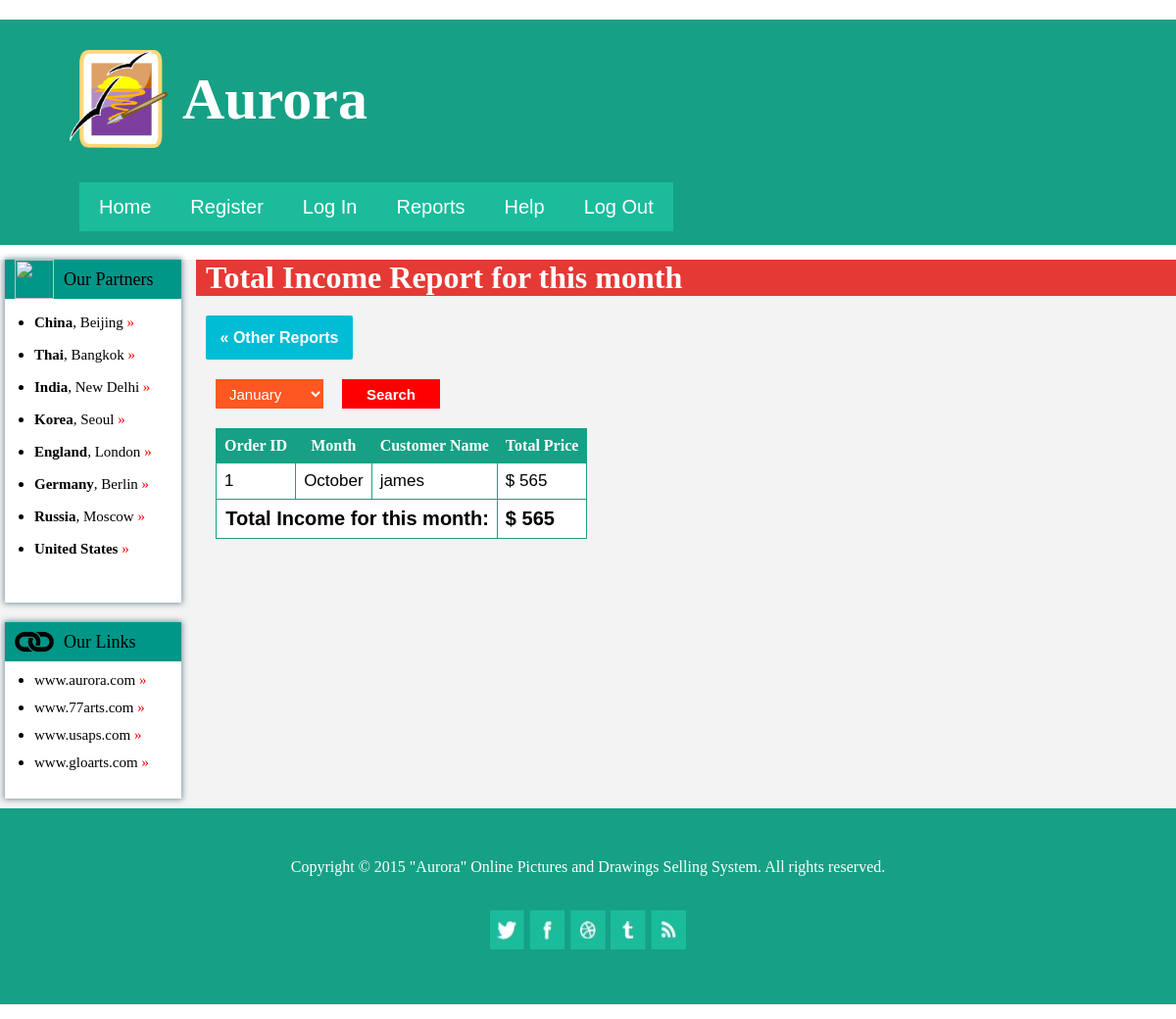
The app's page /incomereport.php with its own data.
### tables this page shows
CREATE TABLE `orders` (
  `OrderID` int(4) NOT NULL,
  `OrderDate` varchar(30) NOT NULL,
  `Month` varchar(15) NOT NULL,
  `CustName` varchar(30) DEFAULT NULL,
  `TPrice` varchar(50) DEFAULT NULL,
  `Status` varchar(20) DEFAULT NULL
);

### incomereport.php (the view, shortened to what this page needs)
<!DOCTYPE html>
<html lang="en">
<head>
	<link rel="stylesheet" href="css/style.css">
</head>
<body>
	<div id="container">
		<header>
			<div id="logo">
				<img src="images/system/logo.png" alt="">
				<h1>Aurora</h1>
			</div>
			<ul>
				<li><a href="index.php">Home</a></li>
				<li><a href="register.php">Register</a></li>
				<li><a href="login.php">Log In</a></li>
				<li><a href="report.php">Reports</a></li>
				<li><a href="help.docx">Help</a></li>
				<li><a href="alogout.php">Log Out</a></li>
			</ul>
		</header>
		<div id="content">
			<div id="sidebar">
				<div id="partners">
					<div class="title">
						<img src="images/system/partners.png" alt="">
						<h2>Our Partners</h2>
					</div>
					<ul>
						<li><a href=""><b>China</b>, Beijing <span>&raquo;</span> </a></li>
						<li><a href=""><b>Thai</b>, Bangkok <span>&raquo;</span> </a></li>
						<li><a href=""><b>India</b>, New Delhi <span>&raquo;</span></a></li>
						<li><a href=""><b>Korea</b>, Seoul <span>&raquo;</span></a></li>
						<li><a href=""><b>England</b>, London <span>&raquo;</span></a></li>
						<li><a href=""><b>Germany</b>, Berlin <span>&raquo;</span></a></li>
						<li><a href=""><b>Russia</b>, Moscow <span>&raquo;</span></a></li>
						<li><a href=""><b>United States</b> <span>&raquo;</span></a></li>
					</ul>
				</div>
				<div id="useful">
					<div class="title">
						<img src="images/system/link.png" alt="">
						<h2>Our Links</h2>
					</div>
					<ul>
						<li><a href="">www.aurora.com <span>&raquo;</span></a></li>
						<li><a href="">www.77arts.com <span>&raquo;</span></a></li>
						<li><a href="">www.usaps.com <span>&raquo;</span></a></li>
						<li><a href="">www.gloarts.com <span>&raquo;</span></a></li>
					</ul>
				</div>
			</div>
			<div id="incomereport">
				<h1>Total Income Report for this month</h1>
				<div id="report">
					<p>&laquo; Other Reports</p>
					<a href="report.php"></a>
				</div>
				<form action="totalincomereport.php" method="post">
					<select name="mont">
						<option value="January">January</option>
					</select>
					<input type="submit" value="Search">
				</form>
				<?php
						include "DBconnection.php";
						$mont = date("F");
						$sql =  "SELECT * FROM orders WHERE Status='Confirmed' && Month='$mont'";
						$result = mysqli_query($conn,$sql);
						$num = mysqli_num_rows($result);
						$sql2 = "SELECT SUM(TPrice) AS Totl FROM orders WHERE Status='Confirmed' && Month='$mont'";
						$result2 = mysqli_query($conn,$sql2);
						$row1 = mysqli_fetch_array($result2);
						$total = $row1['Totl'];
						if($num==0){
							echo "<div class='noorder'><h2>No Results Found !</h2></div>";
						}
						else{
							echo "<table>";
							echo "<tr>";
							echo "<th>Order ID</th>";
							echo "<th>Month</th>";
							echo "<th>Customer Name</th>";
							echo "<th>Total Price</th>";
							echo "</tr>";
							while ($row = mysqli_fetch_array($result)) {
								echo "<tr>";
								echo "<td>".$row['OrderID']."</td>";
								echo "<td>".$row['Month']."</td>";
								echo "<td>".$row['CustName']."</td>";
								echo "<td>$ ".$row['TPrice']."</td>";
								echo "</tr>";
							}
							echo "<tr>";
			        		echo "<td colspan='3' align='right' class='total'><b>Total Income for this month:</b></td>";
			        		echo "<td class='total'><b>$ ".$total."</b></td>";
			      			echo "</tr>";
							echo "</table>";
						}
					?>
			</div>
		</div>
		<footer>
			<div id="foot">
				<p>Copyright © 2015 "Aurora" Online Pictures and Drawings Selling System. All rights reserved.</p>
				<div id="ico">
					<a href=""><img src="images/system/foot.jpg" alt=""></a>
				</div>
			</div>
		</footer>
	</div>
</body>
</html>

### css/style.css (style rules this page uses)
* { padding: 0; margin: 0; box-sizing: border-box; text-decoration: none; }
#container { width: 1200px; height: 1000px; margin: 20px auto; }
header { width: 1200px; height: 230px; border: 1px solid transparent; background: #16A085; }
#content { width: 1200px; margin-top: 15px; background: #F3F3F3; }
footer { width: 1200px; height: 200px; color: white; background: #16A085; border: 1px solid transparent; }
footer #foot { width: 750px; height: 100px; margin: 50px auto; }
footer #foot p { text-align: center; }
footer #foot #ico { width: 200px; height: 40px; margin: 35px auto; }
footer #foot #ico img { width: 200px; height: 40px; }

### css/header.css (style rules this page uses)
header #logo { width: 350px; height: 100px; margin-top: 30px; margin-left: 70px; }
header #logo img { width: 100px; height: 100px; float: left; }
header #logo h1 { font-size: 60px; line-height: 100px; margin-left: 15px; float: left; color: white; }
header ul { margin-left: 80px; margin-top: 35px; list-style: none; }
header ul li { padding: 0 20px; height: 50px; line-height: 50px; float: left; text-align: center; background: #1ABC9C; }
header ul li a { font-family: "Helvetica"; font-size: 20px; text-decoration: none; color: white; }

### css/sidebar.css (style rules this page uses)
#content #sidebar { width: 200px; padding-left: 5px; float: left; }
#content #sidebar #partners { width: 180px; height: 350px; margin-right: 20px; background: #fff; box-shadow: 0px 0px 6px 1px #78909c; }
#content .title { width: 180px; height: 40px; background: #009688; }
#content .title img { width: 40px; height: 40px; margin: 0px 10px; float: left; }
#content .title h2 { font-size: 18px; line-height: 40px; font-weight: normal; font-family: "Rockwell"; float: left; }
#content #partners ul { margin-left: 30px; margin-top: 10px; font-family: "Microsoft Sans Serif"; }
#content #partners ul li { margin-top: 15px; }
#content #partners ul li a { font-size: 15px; text-decoration: none; color: #000; }
#content #partners ul li a span { color: red; }
#content #useful { width: 180px; height: 180px; margin-top: 20px; margin-right: 20px; margin-bottom: 10px; background: #fff; box-shadow: 0px 0px 6px 1px #78909c; }
#content #useful ul { margin-left: 30px; margin-top: 10px; font-family: "Microsoft Sans Serif"; }
#content #useful ul li { margin-top: 10px; }
#content #useful ul li a { font-size: 15px; text-decoration: none; color: #000; }
#content #useful ul li a span { color: red; }

### css/report.css (style rules this page uses)
#content #report { position: relative; text-align: center; font-family: "Arial"; width: 150px; height: 45px; color: #fff; background: #00bcd4; border-radius: 2px; margin-top: 20px; margin-left: 10px; }
#content #report p { line-height: 45px; font-weight: bold; }
#content #report a { position: absolute; width: 100%; height: 100%; top: 0; left: 0; }

### css/incomereport.css (style rules this page uses)
#content #incomereport { width: 1000px; min-height: 500px; float: left; }
#content #incomereport h1 { background: #e53935; color: #fff; padding-left: 10px; }
#content #incomereport select { width: 110px; height: 30px; padding-left: 10px; margin-top: 20px; margin-left: 20px; font-size: 15px; color: #fff; border: none; background: #ff5722; }
#content #incomereport select option { padding-left: 10px; }
#content #incomereport input[type=submit] { width: 100px; height: 30px; border: none; background: #f00; cursor: pointer; font-size: 15px; color: white; font-weight: bold; margin-left: 15px; }
#content #incomereport table { margin: 20px; border-spacing: 1px; background: #16A085; }
#content #incomereport th { color: white; padding: 8px; }
#content #incomereport table td { background: white; border-collapse: collapse; font-size: 17px; padding: 8px; font-family: "Arial"; }
#content #incomereport table .total { font-size: 20px; }

### records on screen
orders: OrderID "1", Month "October", CustName "james", TPrice "565"

### other values on screen
$total "565"
